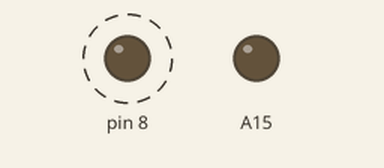
Bench run of a sketch on a simulated Arduino Mega 2560, built with avr-gcc and run on an emulated ATmega2560. On the bench: output pins drawn as LEDs (lit = HIGH). Dashed ring = blinking. What the sketch prints to the serial monitor is not drawn.

Above: at 0.5 s.
Timing chart, 0 to 4.7 s (numbered marks = the images above):
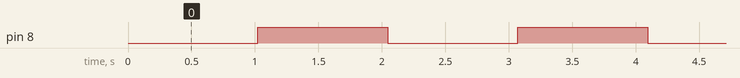

The sketch:

TIMERs_prueba_timer2.ino
```cpp
#include "TimerThree.h"
#include "TimerOne.h"


boolean flag1=true;
boolean flag2=true;
int contador=0;

void setup()
{
  pinMode(8, OUTPUT);
  pinMode(A15, OUTPUT);

  cli();//stop interrupts
 //set timer2 interrupt every 128us
  TCCR2A = 0;// set entire TCCR2A register to 0
  TCCR2B = 0;// same for TCCR2B
  TCNT2  = 0;//initialize counter value to 0
  // set compare match register for 7.8khz increments
  OCR2A = 255;// = (16*10^6) / (7812.5*8) - 1 (must be <256)
  // turn on CTC mode
  TCCR2A |= (1 << WGM21);
  // Set CS21 bit for 8 prescaler
  //TCCR2B |= (1 << CS21);
  // Set CS21 bit for 64 prescaler
  TCCR2B |= (1 << CS22)|(0 << CS21)|(0 << CS20);
  // enable timer compare interrupt
  TIMSK2 |= (1 << OCIE2A);

  sei();//allow interrupts

  Serial.begin(9600);


}


ISR(TIMER2_COMPA_vect) {

  //flag1=!flag1;
  contador++;
  if(contador==1000){ //como la interrupcion es cada 1ms, para que parpadee cada 1s -- entonces el contador tiene que ser 1000
    if(flag1) digitalWrite(8, HIGH);
    else      digitalWrite(8, LOW);

    contador=0;
    flag1=!flag1;
  }
}


void loop()
{
  // your program here...
  Serial.println("Ejecutando proceso1");
  delay(1000);
  Serial.println("Ejecutando proceso2");
  delay(1000);

}
```

Measured:
- by itself, pin 8: alternates HIGH for 1.0 s and LOW for 1.0 s
